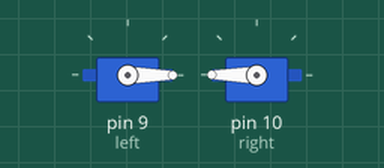
Simulated run of this sketch. Board: Arduino Uno, built with avr-gcc and run on an emulated ATmega328P. Shown: 2 × servo.

Above: at 0.05 s.
At 7.0 s:
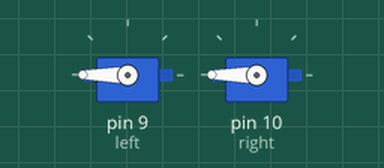
Timing chart, 0 to 9.1 s (numbered marks = the images above):
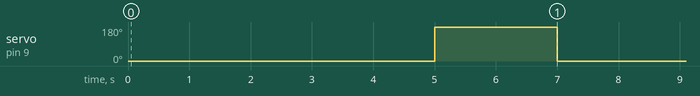

Measured:
- by itself, servo on pin 9 (left): alternates 180° for 2.0 s and 0° for 5.0 s

The sketch:

servo_test.ino
```cpp
#include <Servo.h>

Servo left;
Servo right;


void setup()
{
  left.attach(9);

  right.attach(10);

}

void loop() {

    right.write(180);
    left.write(-180);

    delay(5000);

    right.write(180);
    left.write(180);

    delay(2000);

    }
```
